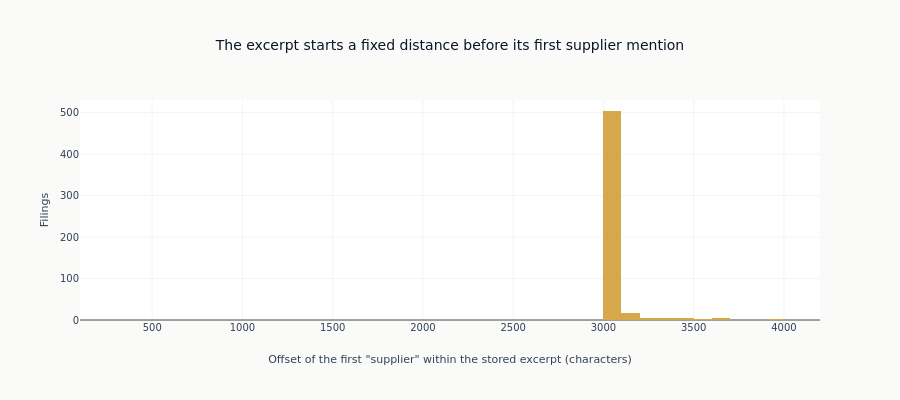

Here is the notebook cell this chart was saved with:
### Code cell
fig = go.Figure(
    go.Histogram(
        x=anchored["anchor_offset"].to_list(),
        marker_color=COLORS["amber"],
        xbins=dict(start=0, end=anchor_offset_max + 100, size=100),
    )
)
fig.update_layout(
    title="The excerpt starts a fixed distance before its first supplier mention",
    xaxis_title='Offset of the first "supplier" within the stored excerpt (characters)',
    yaxis_title="Filings",
    height=400,
)
show_plotly_with_alt(
    fig,
    'A histogram of where the word "supplier" first appears inside each stored excerpt, in '
    "hundred-character bins. One bar at three thousand characters carries almost the whole "
    "corpus, a much shorter bar stands immediately to its right, and a handful of bars trail "
    "off towards four thousand. Two single filings sit far to the left, near two hundred and "
    "near fifteen hundred characters.",
)

### Figure 1 — Plotly figure (JSON) as saved in the notebook; plotly's stock layout.template omitted (floating-point values rounded to 4 significant figures; data arrays with more than 128 entries replaced by an {"elided": "..."} marker saying what was removed)
{"data": [{"marker": {"color": "#D4A84B"}, "type": "histogram", "x": {"elided": "549 int values"}, "xbins": {"end": 4290, "size": 100, "start": 0}}], "layout": {"height": 400, "title": {"text": "The excerpt starts a fixed distance before its first supplier mention"}, "xaxis": {"title": {"text": "Offset of the first \"supplier\" within the stored excerpt (characters)"}}, "yaxis": {"title": {"text": "Filings"}}}}
